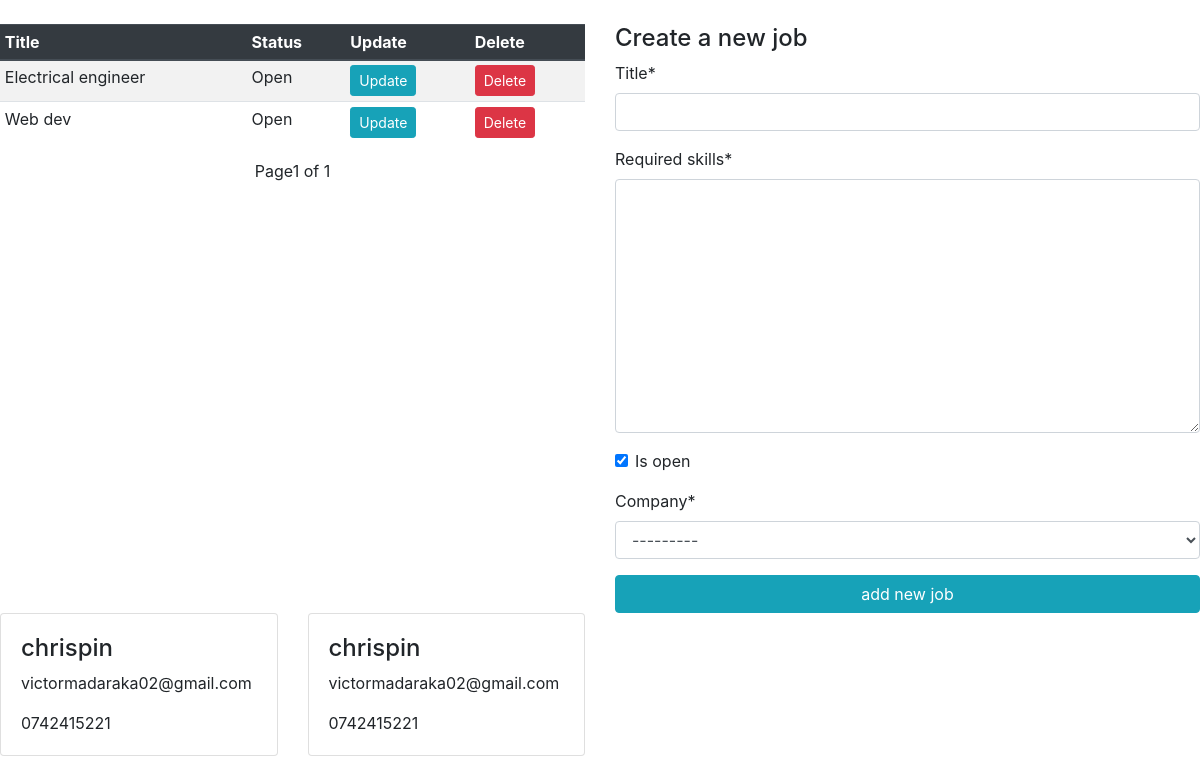
/companies/1/, run on the app's committed database.
### openings/models.py (models this page shows, shortened)
class Jobs(models.Model):
    title = models.CharField(max_length=1000)
    required_skills = RichTextField()
    is_open = models.BooleanField(default=True)
    company = models.ForeignKey(Company, on_delete=models.CASCADE)

class Application(models.Model):
    job = models.ForeignKey(Jobs, on_delete=models.CASCADE)
    student = models.ForeignKey(Student, on_delete=models.CASCADE)
    email = models.CharField(max_length=100, null=True)
    phone_number = models.CharField(max_length=20, null=True)

class Student(models.Model):
    user = models.OneToOneField(User, on_delete=models.CASCADE)
    school = models.ForeignKey(School, on_delete=models.SET_NULL, null=True)
    course = models.CharField(max_length=100, null=True )

class User(AbstractUser):
    is_student = models.BooleanField(default=False)
    is_company = models.BooleanField(default=False)
    is_school = models.BooleanField(default=False)

### openings/views.py (the view)
# urls.py: path('companies/<str:id>/',  company, name="company"),
def company(request, id):
    company = Company.objects.filter(id=id).first()
    job = Jobs.objects.filter(company=company).order_by('-id')
    applications = Application.objects.filter(job__in=job)
    page = request.GET.get('page', 1)
    paginator = Paginator(job, 15)
    try:
        jobs = paginator.page(page)
    except PageNotAnInteger:
        jobs = paginator.page(1)
    except EmptyPage:
        jobs = paginator.page(paginator.num_pages)
    form = JobForm()
    if request.method == "POST":
        form = JobForm(request.POST)
        if form.is_valid():
            form.save()
        return redirect('company')
    context = {
        'jobs':jobs,
        'company':company,
        'form':form,
        'applications':applications
    }
    return render(request, 'company.html', context)

### openings/forms.py
class JobForm(ModelForm):
    class Meta:
        model = Jobs
        fields = '__all__'

### openings/models.py (called while the page is built)
    def __str__(self):
        return self.user.username

### templates/company.html (shortened to what this page needs)
{% extends 'base.html' %}
{% load crispy_forms_tags %}
{% block content %}
<div class="conatiner mt-4 mb-4">
    <div class="row">
        <div class="col-md-6">
            <div class="table-responsive">
                <table class="table table-sm table-striped table-hover">
                  <thead class=" thead-dark">
                    <tr>
                      <th scope="col">Title</th>
                      <th scope="col">Status
                      </th>
                      <th scope="col">Update</th>
                      <th scope="col">Delete</th>
                    </tr>
                  </thead>
                  <tbody>
                    {% for job in jobs %}
                      <tr>
                          <td>{{job.title}}</td>
                          {% if job.is_open == True %}
                            <td>Open</td>
                          {% else %}
                           <td>Closed</td>
                          {% endif %}
                          <td><a class="btn btn-info btn-sm" href="{% url 'update_job' job.id %}">Update</a></td>
                          <td><a class="btn btn-danger btn-sm" href="{% url 'delete_job' job.id %}">Delete</a></td>
                          </tr>
                    {% endfor %}
                  </tbody>
                  </table>
                </div>
                    <div class="pagination align-items-center justify-content-center">
                      <span class="step-links">
                          <span class="current">
                               Page{{ jobs.number }} of {{ jobs.paginator.num_pages }}
                          </span>
                      </span>
                  </div>
        </div>
        <div class="col-md-6">
            <h4>Create a new job</h4>
            <form action="" method="post">
                {{ form|crispy}}
                <input class="btn btn-info btn-block" type="submit" value="add new job">
            </form>
        </div>
        {% for application in applications %}
        <div class="col-md-3">
          <div class="card">
            <div class="card-body">
              <h4 class="card-text">{{application.student.user.username}}</h4>
              <p class="card-text">{{application.email}}</p>
              <p class="card-text">{{application.phone_number}}</p>
            </div>
          </div>
        </div>
        {% endfor %}
    </div>
</div>
{% endblock %}

### data on the page
Jobs: title "Electrical engineer", is_open "Open"
Jobs: title "Web dev", is_open "Open"
Application: student.user.username "chrispin", email "victormadaraka02@gmail.com", phone_number "0742415221"
Application: student.user.username "chrispin", email "victormadaraka02@gmail.com", phone_number "0742415221"

### other printed values
{{ jobs.number }} "1"
{{ jobs.paginator.num_pages }} "1"
